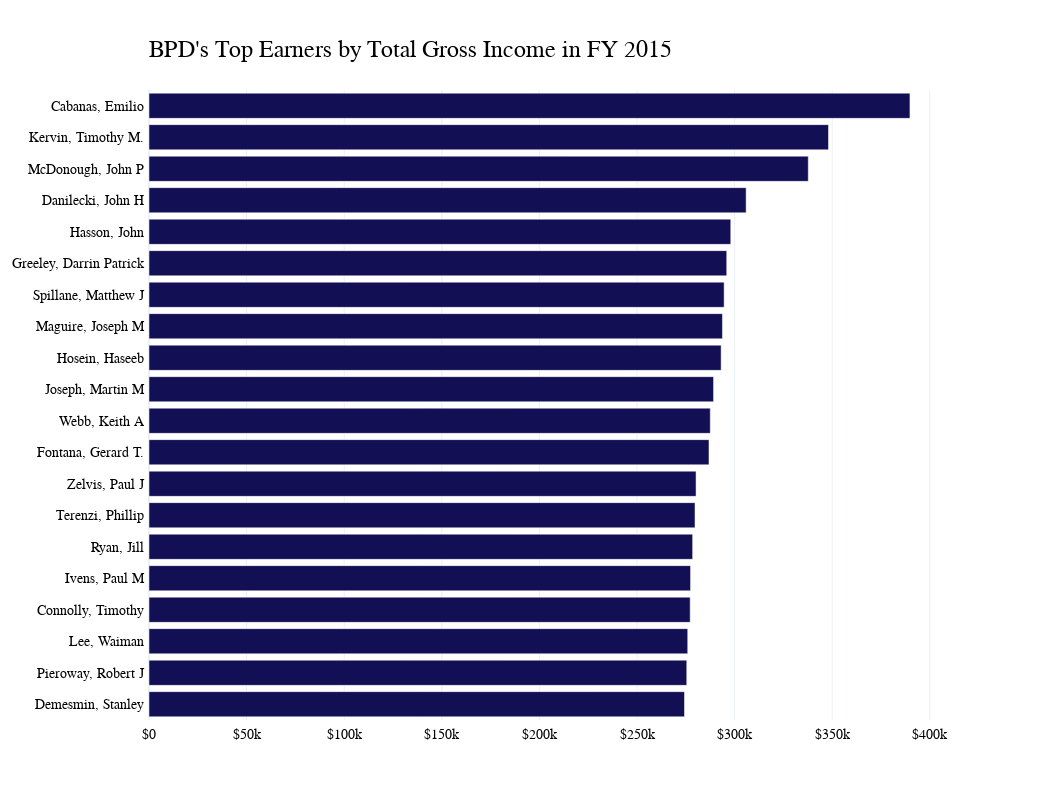

Write notebook code for a chart like this one.
### Code cell
fig = px.bar(top15_20, x='TOTAL EARNINGS', y='NAME', color='NAME', orientation='h', title='<b>2015 Top Earners<b>', color_discrete_sequence=['#130F54'])
fig.update_layout(xaxis_title='', yaxis_title='')
# remove the namme roll on the right side of the plot
fig.update_layout(showlegend=False)
fig.update_layout(font_family="GT America Bold")
# change the frount of thing other than title to GT-America-Standard-regular

fig.update_layout(font=dict(family="GT America", size=12, color="#000000"))

# Aesthetic customizations
fig.update_layout(
    plot_bgcolor='rgba(0,0,0,0)',
    font_family="GT America",
    font_color="black",
    font_size=14,
    xaxis_title=None,
    yaxis_title=None,
    xaxis_tickprefix = '$',
    margin=dict(
        l=100,
        r=100,
        b=80,
        t=90,
        pad=4
    ),
    height=800,
    width=1050
)

# Customize title!
fig.update_layout(
    title=go.layout.Title(
        text="BPD's Top Earners by Total Gross Income in FY 2015",
        xref="paper",
        x=0,
        y=.95,
        font_family="GT America Bold",
        font_size=24
    )
)
fig.show()

### Figure 1 — Plotly figure (JSON) as saved in the notebook; plotly's stock layout.template omitted (floating-point values rounded to 4 significant figures)
{"data": [{"alignmentgroup": "True", "hovertemplate": "NAME=%{y}<br>TOTAL EARNINGS=%{x}<extra></extra>", "legendgroup": "Cabanas, Emilio", "marker": {"color": "#130F54", "pattern": {"shape": ""}}, "name": "Cabanas, Emilio", "offsetgroup": "Cabanas, Emilio", "orientation": "h", "showlegend": true, "textposition": "auto", "type": "bar", "x": [389800.0], "xaxis": "x", "y": ["Cabanas, Emilio"], "yaxis": "y"}, {"alignmentgroup": "True", "hovertemplate": "NAME=%{y}<br>TOTAL EARNINGS=%{x}<extra></extra>", "legendgroup": "Kervin, Timothy M.", "marker": {"color": "#130F54", "pattern": {"shape": ""}}, "name": "Kervin, Timothy M.", "offsetgroup": "Kervin, Timothy M.", "orientation": "h", "showlegend": true, "textposition": "auto", "type": "bar", "x": [348100.0], "xaxis": "x", "y": ["Kervin, Timothy M."], "yaxis": "y"}, {"alignmentgroup": "True", "hovertemplate": "NAME=%{y}<br>TOTAL EARNINGS=%{x}<extra></extra>", "legendgroup": "McDonough, John P", "marker": {"color": "#130F54", "pattern": {"shape": ""}}, "name": "McDonough, John P", "offsetgroup": "McDonough, John P", "orientation": "h", "showlegend": true, "textposition": "auto", "type": "bar", "x": [337700.0], "xaxis": "x", "y": ["McDonough, John P"], "yaxis": "y"}, {"alignmentgroup": "True", "hovertemplate": "NAME=%{y}<br>TOTAL EARNINGS=%{x}<extra></extra>", "legendgroup": "Danilecki, John H", "marker": {"color": "#130F54", "pattern": {"shape": ""}}, "name": "Danilecki, John H", "offsetgroup": "Danilecki, John H", "orientation": "h", "showlegend": true, "textposition": "auto", "type": "bar", "x": [305900.0], "xaxis": "x", "y": ["Danilecki, John H"], "yaxis": "y"}, {"alignmentgroup": "True", "hovertemplate": "NAME=%{y}<br>TOTAL EARNINGS=%{x}<extra></extra>", "legendgroup": "Hasson, John", "marker": {"color": "#130F54", "pattern": {"shape": ""}}, "name": "Hasson, John", "offsetgroup": "Hasson, John", "orientation": "h", "showlegend": true, "textposition": "auto", "type": "bar", "x": [298000.0], "xaxis": "x", "y": ["Hasson, John"], "yaxis": "y"}, {"alignmentgroup": "True", "hovertemplate": "NAME=%{y}<br>TOTAL EARNINGS=%{x}<extra></extra>", "legendgroup": "Greeley, Darrin Patrick", "marker": {"color": "#130F54", "pattern": {"shape": ""}}, "name": "Greeley, Darrin Patrick", "offsetgroup": "Greeley, Darrin Patrick", "orientation": "h", "showlegend": true, "textposition": "auto", "type": "bar", "x": [296000.0], "xaxis": "x", "y": ["Greeley, Darrin Patrick"], "yaxis": "y"}, {"alignmentgroup": "True", "hovertemplate": "NAME=%{y}<br>TOTAL EARNINGS=%{x}<extra></extra>", "legendgroup": "Spillane, Matthew J", "marker": {"color": "#130F54", "pattern": {"shape": ""}}, "name": "Spillane, Matthew J", "offsetgroup": "Spillane, Matthew J", "orientation": "h", "showlegend": true, "textposition": "auto", "type": "bar", "x": [294600.0], "xaxis": "x", "y": ["Spillane, Matthew J"], "yaxis": "y"}, {"alignmentgroup": "True", "hovertemplate": "NAME=%{y}<br>TOTAL EARNINGS=%{x}<extra></extra>", "legendgroup": "Maguire, Joseph M", "marker": {"color": "#130F54", "pattern": {"shape": ""}}, "name": "Maguire, Joseph M", "offsetgroup": "Maguire, Joseph M", "orientation": "h", "showlegend": true, "textposition": "auto", "type": "bar", "x": [293800.0], "xaxis": "x", "y": ["Maguire, Joseph M"], "yaxis": "y"}, {"alignmentgroup": "True", "hovertemplate": "NAME=%{y}<br>TOTAL EARNINGS=%{x}<extra></extra>", "legendgroup": "Hosein, Haseeb", "marker": {"color": "#130F54", "pattern": {"shape": ""}}, "name": "Hosein, Haseeb", "offsetgroup": "Hosein, Haseeb", "orientation": "h", "showlegend": true, "textposition": "auto", "type": "bar", "x": [293100.0], "xaxis": "x", "y": ["Hosein, Haseeb"], "yaxis": "y"}, {"alignmentgroup": "True", "hovertemplate": "NAME=%{y}<br>TOTAL EARNINGS=%{x}<extra></extra>", "legendgroup": "Joseph, Martin M", "marker": {"color": "#130F54", "pattern": {"shape": ""}}, "name": "Joseph, Martin M", "offsetgroup": "Joseph, Martin M", "orientation": "h", "showlegend": true, "textposition": "auto", "type": "bar", "x": [289226], "xaxis": "x", "y": ["Joseph, Martin M"], "yaxis": "y"}, {"alignmentgroup": "True", "hovertemplate": "NAME=%{y}<br>TOTAL EARNINGS=%{x}<extra></extra>", "legendgroup": "Webb, Keith A", "marker": {"color": "#130F54", "pattern": {"shape": ""}}, "name": "Webb, Keith A", "offsetgroup": "Webb, Keith A", "orientation": "h", "showlegend": true, "textposition": "auto", "type": "bar", "x": [287500.0], "xaxis": "x", "y": ["Webb, Keith A"], "yaxis": "y"}, {"alignmentgroup": "True", "hovertemplate": "NAME=%{y}<br>TOTAL EARNINGS=%{x}<extra></extra>", "legendgroup": "Fontana, Gerard T.", "marker": {"color": "#130F54", "pattern": {"shape": ""}}, "name": "Fontana, Gerard T.", "offsetgroup": "Fontana, Gerard T.", "orientation": "h", "showlegend": true, "textposition": "auto", "type": "bar", "x": [286900.0], "xaxis": "x", "y": ["Fontana, Gerard T."], "yaxis": "y"}, {"alignmentgroup": "True", "hovertemplate": "NAME=%{y}<br>TOTAL EARNINGS=%{x}<extra></extra>", "legendgroup": "Zelvis, Paul J", "marker": {"color": "#130F54", "pattern": {"shape": ""}}, "name": "Zelvis, Paul J", "offsetgroup": "Zelvis, Paul J", "orientation": "h", "showlegend": true, "textposition": "auto", "type": "bar", "x": [280200.0], "xaxis": "x", "y": ["Zelvis, Paul J"], "yaxis": "y"}, {"alignmentgroup": "True", "hovertemplate": "NAME=%{y}<br>TOTAL EARNINGS=%{x}<extra></extra>", "legendgroup": "Terenzi, Phillip", "marker": {"color": "#130F54", "pattern": {"shape": ""}}, "name": "Terenzi, Phillip", "offsetgroup": "Terenzi, Phillip", "orientation": "h", "showlegend": true, "textposition": "auto", "type": "bar", "x": [279700.0], "xaxis": "x", "y": ["Terenzi, Phillip"], "yaxis": "y"}, {"alignmentgroup": "True", "hovertemplate": "NAME=%{y}<br>TOTAL EARNINGS=%{x}<extra></extra>", "legendgroup": "Ryan, Jill", "marker": {"color": "#130F54", "pattern": {"shape": ""}}, "name": "Ryan, Jill", "offsetgroup": "Ryan, Jill", "orientation": "h", "showlegend": true, "textposition": "auto", "type": "bar", "x": [278500.0], "xaxis": "x", "y": ["Ryan, Jill"], "yaxis": "y"}, {"alignmentgroup": "True", "hovertemplate": "NAME=%{y}<br>TOTAL EARNINGS=%{x}<extra></extra>", "legendgroup": "Ivens, Paul M", "marker": {"color": "#130F54", "pattern": {"shape": ""}}, "name": "Ivens, Paul M", "offsetgroup": "Ivens, Paul M", "orientation": "h", "showlegend": true, "textposition": "auto", "type": "bar", "x": [277400.0], "xaxis": "x", "y": ["Ivens, Paul M"], "yaxis": "y"}, {"alignmentgroup": "True", "hovertemplate": "NAME=%{y}<br>TOTAL EARNINGS=%{x}<extra></extra>", "legendgroup": "Connolly, Timothy", "marker": {"color": "#130F54", "pattern": {"shape": ""}}, "name": "Connolly, Timothy", "offsetgroup": "Connolly, Timothy", "orientation": "h", "showlegend": true, "textposition": "auto", "type": "bar", "x": [277200.0], "xaxis": "x", "y": ["Connolly, Timothy"], "yaxis": "y"}, {"alignmentgroup": "True", "hovertemplate": "NAME=%{y}<br>TOTAL EARNINGS=%{x}<extra></extra>", "legendgroup": "Lee, Waiman", "marker": {"color": "#130F54", "pattern": {"shape": ""}}, "name": "Lee, Waiman", "offsetgroup": "Lee, Waiman", "orientation": "h", "showlegend": true, "textposition": "auto", "type": "bar", "x": [276000.0], "xaxis": "x", "y": ["Lee, Waiman"], "yaxis": "y"}, {"alignmentgroup": "True", "hovertemplate": "NAME=%{y}<br>TOTAL EARNINGS=%{x}<extra></extra>", "legendgroup": "Pieroway, Robert J", "marker": {"color": "#130F54", "pattern": {"shape": ""}}, "name": "Pieroway, Robert J", "offsetgroup": "Pieroway, Robert J", "orientation": "h", "showlegend": true, "textposition": "auto", "type": "bar", "x": [275500.0], "xaxis": "x", "y": ["Pieroway, Robert J"], "yaxis": "y"}, {"alignmentgroup": "True", "hovertemplate": "NAME=%{y}<br>TOTAL EARNINGS=%{x}<extra></extra>", "legendgroup": "Demesmin, Stanley", "marker": {"color": "#130F54", "pattern": {"shape": ""}}, "name": "Demesmin, Stanley", "offsetgroup": "Demesmin, Stanley", "orientation": "h", "showlegend": true, "textposition": "auto", "type": "bar", "x": [274300.0], "xaxis": "x", "y": ["Demesmin, Stanley"], "yaxis": "y"}], "layout": {"barmode": "relative", "font": {"color": "black", "family": "GT America", "size": 14}, "height": 800, "legend": {"title": {"text": "NAME"}, "tracegroupgap": 0}, "margin": {"b": 80, "l": 100, "pad": 4, "r": 100, "t": 90}, "plot_bgcolor": "rgba(0,0,0,0)", "showlegend": false, "title": {"font": {"family": "GT America Bold", "size": 24}, "text": "BPD's Top Earners by Total Gross Income in FY 2015", "x": 0, "xref": "paper", "y": 0.95}, "width": 1050, "xaxis": {"anchor": "y", "domain": [0, 1], "tickprefix": "$", "title": {}}, "yaxis": {"anchor": "x", "categoryarray": ["Demesmin, Stanley", "Pieroway, Robert J", "Lee, Waiman", "Connolly, Timothy", "Ivens, Paul M", "Ryan, Jill", "Terenzi, Phillip", "Zelvis, Paul J", "Fontana, Gerard T.", "Webb, Keith A", "Joseph, Martin M", "Hosein, Haseeb", "Maguire, Joseph M", "Spillane, Matthew J", "Greeley, Darrin Patrick", "Hasson, John", "Danilecki, John H", "McDonough, John P", "Kervin, Timothy M.", "Cabanas, Emilio"], "categoryorder": "array", "domain": [0, 1], "title": {}}}}
